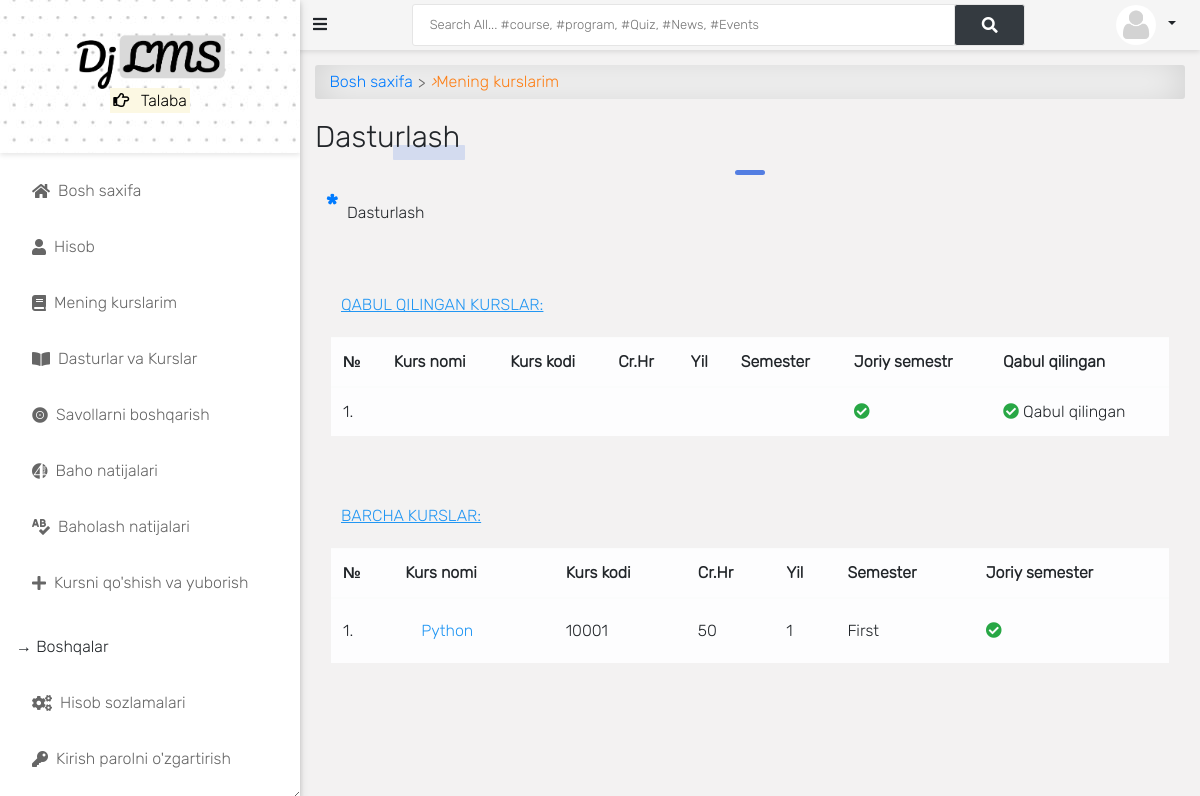
/programs/my_courses/ (signed in), run on the app's committed database.
### accounts/models.py (models this page shows, shortened)
class User(AbstractUser):
    is_student = models.BooleanField(default=False)
    is_lecturer = models.BooleanField(default=False)
    is_parent = models.BooleanField(default=False)
    is_dep_head = models.BooleanField(default=False)
    phone = models.CharField(max_length=60, blank=True, null=True)
    address = models.CharField(max_length=60, blank=True, null=True)
    picture = models.ImageField(upload_to='profile_pictures/%y/%m/%d/', default='default.png', null=True)
    email = models.EmailField(blank=True, null=True)
    username_validator = ASCIIUsernameValidator()
    objects = UserManager()
    @property
    def get_full_name(self):
        full_name = self.username
        if self.first_name and self.last_name:
            full_name = self.first_name + " " + self.last_name
        return full_name
    @property
    def get_user_role(self):
        if self.is_superuser:
            return "Boshliq"
        elif self.is_student:
            return "Talaba"
        elif self.is_lecturer:
            return "Ustoz"
        elif self.is_parent:
            return "Ota-ona"

class Student(models.Model):
    student = models.OneToOneField(User, on_delete=models.CASCADE)
    level = models.CharField(max_length=25, choices=LEVEL, null=True)
    department = models.ForeignKey(Program, on_delete=models.CASCADE, null=True)
    objects = StudentManager()

### course/models.py (models this page shows, shortened)
class Program(models.Model):
    title = models.CharField(max_length=150, unique=True)
    summary = models.TextField(null=True, blank=True)
    objects = ProgramManager()

class Course(models.Model):
    slug = models.SlugField(blank=True, unique=True)
    title = models.CharField(max_length=200, null=True)
    code = models.CharField(max_length=200, unique=True, null=True)
    credit = models.IntegerField(null=True, default=0)
    summary = models.TextField(max_length=200, blank=True, null=True)
    program = models.ForeignKey(Program, on_delete=models.CASCADE)
    level = models.CharField(max_length=25, choices=LEVEL, null=True)
    year = models.IntegerField(choices=YEARS, default=0)
    semester = models.CharField(choices=SEMESTER, max_length=200)
    is_elective = models.BooleanField(default=False, blank=True, null=True)
    objects = CourseManager()
    def get_absolute_url(self):
        return reverse('course_detail', kwargs={'slug': self.slug})
    @property
    def is_current_semester(self):
        from app.models import Semester
        current_semester = Semester.objects.get(is_current_semester=True)
        if self.semester == current_semester.semester:
            return True
        else:
            return False

### course/views.py (the view)
# urls.py: path('my_courses/', user_course_list, name="user_course_list"),
@login_required
def user_course_list(request):
    if request.user.is_lecturer:
        courses = Course.objects.filter(allocated_course__lecturer__pk=request.user.id)
        return render(request, 'course/user_course_list.html', {'courses': courses})
    elif request.user.is_student:
        student = Student.objects.get(student__pk=request.user.id)
        taken_courses = TakenCourse.objects.filter(student__student__id=student.student.id)
        courses = Course.objects.filter(level=student.level).filter(program__pk=student.department.id)
        return render(request, 'course/user_course_list.html', {
            'student': student,
            'taken_courses': taken_courses,
            'courses': courses
        })
    else:
        return render(request, 'course/user_course_list.html')

### templates/course/user_course_list.html (shortened to what this page needs)
{% extends 'base.html' %}
{% load static %}
{% block content %}
<div id="input-nav"><a href="{% url 'home' %}" class="primary1">Bosh saxifa</a> <i>&rsaquo;</i> Mening kurslarim</div>
{% if request.user.is_student %}
    <div class="title-1">{{ student.department.title }}</div>
    <div class="title-line"></div>
    {% if student.department.summary %}
        <p class="program-description">{{ student.department.summary }}</p>
    {% endif %}
{% endif %}
{% if request.user.is_student %}
<div class="table-responsive p-3 mt-3">
    <div class="table-title"><u>Qabul qilingan kurslar:</u></div>
    <div class="table-shadow">
        <table class="table table-light">
            <thead>
                <tr>
                    <th>№</th>
                    <th> Kurs nomi </th>
                    <th> Kurs kodi </th>
                    <th> Cr.Hr </th>
                    <th> Yil </th>
                    <th> Semester </th>
                    <th> Joriy semestr </th>
                    <th> Qabul qilingan  </th>
                </tr>
            </thead>
            <tbody>
                {% for course in courses %}
                <tr>
                    <td>{{ forloop.counter }}.</td>
                    <td><a href="{{ course.get_absolute_url }}">
                        {{ course.course.title }}</a></td>
                    <td>{{ course.course.code }}</td>
                    <td>{{ course.course.credit }}</td>
                    <td>{{ course.course.year }}</td>
                    <td>{{ course.course.semester }}</td>
                    <th>
                        {% if course.course.is_current_semester == False %}
                        <i class="fas fa-times-circle fa-1-5x danger"></i>
                        {% else %}
                        <i class="fas fa-check-circle"></i>
                        {% endif %}
                    </th>
                    <td class="success">
                        <i class="fas fa-check-circle"></i> Qabul qilingan
                    </td>
                </tr>
                {% endfor %}
            </tbody>
        </table>
    </div>
</div>
{% endif %}
<div class="table-responsive p-3">
    <div class="table-title"><u>Barcha kurslar:</u></div>
    <div class="table-shadow">
        <table class="table table-light">
            <thead>
                <tr>
                    <th>№</th>
                    <th> Kurs nomi </th>
                    <th> Kurs kodi </th>
                    <th> Cr.Hr </th>
                    <th> Yil </th>
                    <th> Semester </th>
                    <th> Joriy semester </th>
                </tr>
            </thead>
            <tbody>
                {% for course in courses %}
                <tr>
                    <td>{{ forloop.counter }}.</td>
                    <td><a href="{{ course.get_absolute_url }}">
                        {{ course.title }}</a></td>
                    <td>{{ course.code }}</td>
                    <td>{{ course.credit }}</td>
                    <td>{{ course.year }}</td>
                    <td>{{ course.semester }}</td>
                    <th>
                        {% if course.is_current_semester == False %}
                        <i class="fas fa-times-circle fa-1-5x danger"></i>
                        {% else %}
                        <i class="fas fa-check-circle"></i>
                        {% endif %}
                    </th>
                </tr>
                {% endfor %}
            </tbody>
        </table>
    </div>
</div>
{% endblock content %}

### templates/aside.html (shortened to what this page needs)
{% load static %}
<div id="side-nav">
  <div class="main-menu">
    <div
      class="top-side text-center py-4"
      style="background-image: url({% static '/img/dotted.jpg' %})"
    >
      <img
        src="{% static 'img/logo.png' %}"
        width="150px"
        alt="Student LMS"
      />
      <p class="text-orange">
        <mark>
          <i class="far fa-hand-point-right"></i>
          {{ request.user.get_user_role }}
        </mark>
      </p>
    </div>
    {% url 'home' as hom %} {% url 'dashboard' as dash %}
    <ul>
      <li class="{% if request.path == hom %}active{% endif %}">
        <a href="{% url 'home' %}"><i class="fas fa-home"></i>Bosh saxifa</a>
      </li>
      <li class="{% if request.path == prof %}active{% endif %}">
        <a href="{% url 'edit_profile' %}"><i class="fas fa-user"></i>Hisob</a>
      </li>
       {% if request.user.is_lecturer or request.user.is_student %}
      <li class="{% if request.path == ucl %}active{% endif %}">
        <a href="{% url 'user_course_list' %}"
          ><i class="fas fa-book"></i>Mening kurslarim</a
        >
      </li>
      {% endif %}
      <li class="{% if request.path == pro %}active{% endif %}">
        <a href="{% url 'programs' %}"
          ><i class="fas fa-book-open"></i>Dasturlar va Kurslar</a
        >
      </li>
       {% if request.user.is_student %}
      <li class="{% if request.path == qpr %}active{% endif %}">
        <a href="{% url 'quiz_progress' %}"
          ><i class="fas fa-record-vinyl"></i>Savollarni boshqarish</a
        >
      </li>
      <li class="{% if request.path == vr %}active{% endif %}">
        <a href="{% url 'grade_results' %}"
          ><i class="fab fa-page4"></i>Baho natijalari</a
        >
      </li>
      <li class="{% if request.path == ar %}active{% endif %}">
        <a href="{% url 'ass_results' %}"
          ><i class="fa fa-spell-check"></i>Baholash natijalari</a
        >
      </li>
      <li class="{% if request.path == cr %}active{% endif %}">
        <a href="{% url 'course_registration' %}"
          ><i class="fas fa-plus"></i>Kursni qo'shish va yuborish</a
        >
      </li>
      {% endif %}
      <br />
      <p class="ml-3">&RightArrow; Boshqalar</p>
      <li class="{% if request.path == ep %}active{% endif %}">
        <a href="{% url 'edit_profile' %}"
          ><i class="fas fa-cogs"></i>Hisob sozlamalari</a
        >
      </li>
      <li class="{% if request.path == cp %}active{% endif %}">
        <a href="{% url 'change_password' %}"
          ><i class="fas fa-key"></i>Kirish parolni o'zgartirish</a
        >
      </li>
    </ul>
  </div>
</div>

### templates/navbar.html (shortened to what this page needs)
<div id="top-navbar">
	<div class="container">
		<div class="nav-wrapper">
			<div class="toggle-btn" onclick="toggleSidebar()">
				<i class="fas fa-bars"></i>
			</div>
			<form class="form-header" action="{% url 'query' %}" method="GET">
				<input id="primary-search" class="au-input au-input--xl" type="text" name="q" value="{{ request.GET.q }}"
					placeholder="Search All... #course, #program, #Quiz, #News, #Events" required />
				<button class="au-btn--submit" type="submit">
					<i class="fas fa-search"></i>
				</button>
			</form>
			<div class="dropdown">
				<button class="btn btn-sm dropdown-toggle" type="button" id="dropdownMenuButton" data-toggle="dropdown"
					aria-haspopup="true" aria-expanded="false">
					<img class="profile-pic" src="{{ request.user.picture.url }}">
				</button>
			</div>
		</div>
	</div>
</div>

### static/css/all.css (style rules this page uses)
.fa, .fas, .far, .fal, .fad, .fab { -moz-osx-font-smoothing: grayscale; -webkit-font-smoothing: antialiased; display: inline-block; font-style: normal; font-variant: normal; text-rendering: auto; line-height: 1; }
.fa-bars:before { content: "\f0c9"; }
.fa-book:before { content: "\f02d"; }
.fa-book-open:before { content: "\f518"; }
.fa-check-circle:before { content: "\f058"; }
.fa-cogs:before { content: "\f085"; }
.fa-hand-point-right:before { content: "\f0a4"; }
.fa-home:before { content: "\f015"; }
.fa-key:before { content: "\f084"; }
.fa-page4:before { content: "\f3d7"; }
.fa-plus:before { content: "\f067"; }
.fa-record-vinyl:before { content: "\f8d9"; }
.fa-search:before { content: "\f002"; }
.fa-spell-check:before { content: "\f891"; }
.fa-user:before { content: "\f007"; }
.fab { font-family: 'Font Awesome 5 Brands'; font-weight: 400; }
.far { font-family: 'Font Awesome 5 Free'; font-weight: 400; }
.fa, .fas { font-family: 'Font Awesome 5 Free'; font-weight: 900; }

### templates/aside.html (style rules this page uses)
.top-side { background-size: cover; background-position: top center; }

### data on the page
User: user.get_user_role "Talaba", user.picture (placeholder picture)
Student: department "Dasturlash", department.summary "Dasturlash"
Course: title "Python", code "10001", credit "50", year "1", semester "First"
